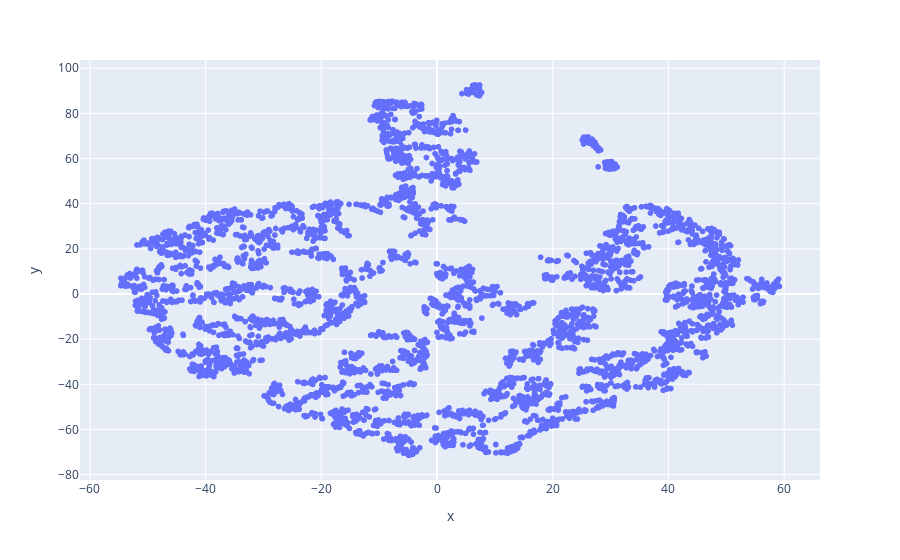

The notebook cell saved with this chart:
### Markdown cell above
# 5) Modeling:

* 1) Visualize TSNE distrbution to take insight about clustering technique

* 2) Try Most Appropraite clustering techniques and analyze their clusters

* 3) Make Classifier train on labeled dataset

* 4) Make Anomaly Detection Algorithm

### Code cell
# 1) Visualize TSNE distrbution to take insight about clustering technique
tsne = TSNE(n_components=2, learning_rate='auto', init='pca', random_state=42)
tsne_2d = tsne.fit_transform(rfm_scaled)
px.scatter(x=tsne_2d[:, 0], y=tsne_2d[:, 1])

### Figure 1 — Plotly figure (JSON) as saved in the notebook; plotly's stock layout.template omitted (floating-point values rounded to 4 significant figures; data arrays with more than 128 entries replaced by an {"elided": "..."} marker saying what was removed)
{"data": [{"hovertemplate": "x=%{x}<br>y=%{y}<extra></extra>", "legendgroup": "", "marker": {"color": "#636efa", "symbol": "circle"}, "mode": "markers", "name": "", "showlegend": false, "type": "scattergl", "x": {"elided": "4205 float values"}, "xaxis": "x", "y": {"elided": "4205 float values"}, "yaxis": "y"}], "layout": {"legend": {"tracegroupgap": 0}, "margin": {"t": 60}, "xaxis": {"anchor": "y", "domain": [0, 1], "title": {"text": "x"}}, "yaxis": {"anchor": "x", "domain": [0, 1], "title": {"text": "y"}}}}
